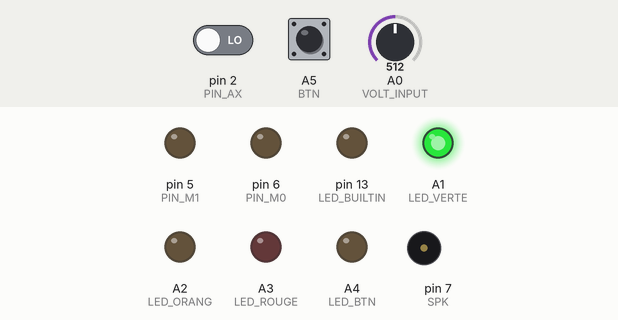
Recording of a sketch running on a simulated Arduino Uno, built with avr-gcc and run on an emulated ATmega328P. Shown: output pins drawn as LEDs (lit = HIGH), buzzer (waves = sounding). The test bench sets the inputs (shaded band); at power-on: pin 2 (PIN_AX) LOW, A0 (VOLT_INPUT) = 512, A5 (BTN) HIGH.

Above: at 20.1 s.
At 30.7 s:
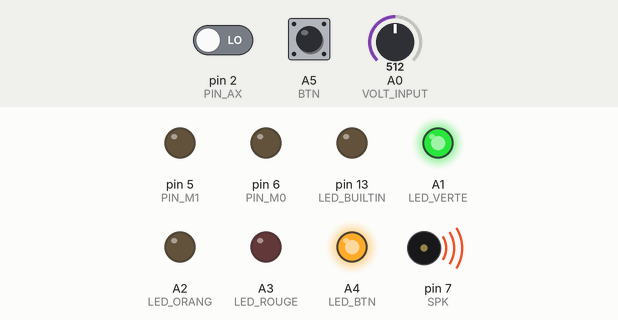
Timing chart, 0 to 34.7 s (numbered marks = the images above):
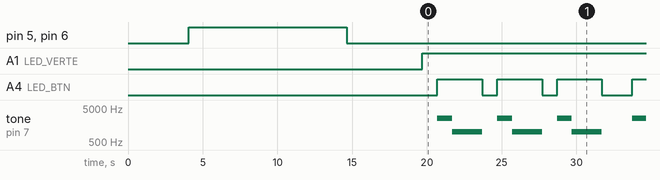

Measured:
- by itself, A1 (LED_VERTE): LOW → HIGH at 19.7 s
- by itself, A4 (LED_BTN): repeats every 13.0 s: 2 × (LOW 1.0 s, HIGH 3.0 s), LOW 2.0 s, HIGH 3.0 s
- by itself, tone on pin 7 (SPK): repeats every 13.0 s: 1000 Hz 2.0 s, silent 1.0 s, 2500 Hz 1.0 s, 1000 Hz 2.0 s, silent 1.0 s, 2500 Hz 1.0 s, 1000 Hz 2.0 s, silent 2.0 s, 2500 Hz 1.0 s

The sketch:

sender.ino
```cpp
#include <SoftwareSerial.h>
#include "EBYTE.h"

#define PIN_AX  2
#define PIN_TX  4
#define PIN_RX  3
#define PIN_M1  5
#define PIN_M0  6
#define BTN     A5
#define LED_BTN A4
#define SPK     7
#define VOLT_INPUT A0
#define LED_VERTE A1
#define LED_ORANG A2
#define LED_ROUGE A3

struct DATA {
  int State;
};

DATA Message;

SoftwareSerial ESerial(PIN_RX, PIN_TX);
EBYTE Transceiver(&ESerial, PIN_M0, PIN_M1, PIN_AX);

void setup() {
  ESerial.begin(9600);
  pinMode(LED_BUILTIN, OUTPUT);
  pinMode(BTN, INPUT_PULLUP);
  pinMode(LED_BTN, OUTPUT);
  digitalWrite(LED_BTN, LOW);
  pinMode(SPK, OUTPUT);
  digitalWrite(SPK, LOW);
  pinMode(LED_VERTE, OUTPUT);
  pinMode(LED_ORANG, OUTPUT);
  pinMode(LED_ROUGE, OUTPUT);
  Transceiver.init();
}

void loop() {
  checkVoltage();
  if (digitalRead(BTN) == HIGH){
    Message.State = 1;
    Transceiver.SendStruct(&Message, sizeof(Message));
    for (int j=0;j<3;j++) {
      digitalWrite(LED_BTN, HIGH);
      ringTheBell();
      digitalWrite(LED_BTN, LOW);
      delay(1000);
    }
  } else {
    digitalWrite(LED_BTN, LOW);
  }
}

void checkVoltage() {
  int raw_volt_input_val;
  int input_voltage;
  float temp;
  raw_volt_input_val = analogRead(VOLT_INPUT);
  temp = (raw_volt_input_val * 7) / 1024.0;
  input_voltage = temp / (7500.0/(30000.0+7500.0));
  if (input_voltage < 4) {
    digitalWrite(LED_VERTE, LOW);
    digitalWrite(LED_ORANG, LOW);
    digitalWrite(LED_ROUGE, HIGH);
  } else if (input_voltage >= 4 && input_voltage <= 5) {
    digitalWrite(LED_VERTE, LOW);
    digitalWrite(LED_ORANG, HIGH);
    digitalWrite(LED_ROUGE, LOW);
  } else {
    digitalWrite(LED_VERTE, HIGH);
    digitalWrite(LED_ORANG, LOW);
    digitalWrite(LED_ROUGE, LOW);
  }
}

void ringTheBell() {
  tone(SPK, 2500, 1000);
  delay(1000);
  tone(SPK, 1000, 2000);
  delay(2000);
  digitalWrite(SPK, LOW);
}
```
